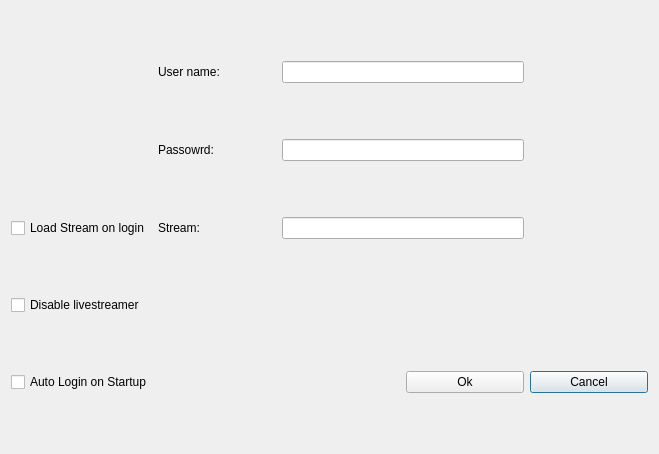
<?xml version="1.0" encoding="UTF-8"?>
<ui version="4.0">
 <class>Dialog</class>
 <widget class="QDialog" name="Dialog">
  <property name="enabled">
   <bool>true</bool>
  </property>
  <property name="geometry">
   <rect>
    <x>0</x>
    <y>0</y>
    <width>659</width>
    <height>454</height>
   </rect>
  </property>
  <property name="windowTitle">
   <string>Dialog</string>
  </property>
  <layout class="QHBoxLayout" name="horizontalLayout">
   <item>
    <layout class="QGridLayout" name="gridLayout">
     <property name="sizeConstraint">
      <enum>QLayout::SetNoConstraint</enum>
     </property>
     <property name="leftMargin">
      <number>0</number>
     </property>
     <property name="verticalSpacing">
      <number>6</number>
     </property>
     <item row="3" column="1">
      <widget class="QLabel" name="label_3">
       <property name="text">
        <string>Stream:</string>
       </property>
      </widget>
     </item>
     <item row="3" column="0">
      <widget class="QCheckBox" name="streamcheckBox">
       <property name="enabled">
        <bool>true</bool>
       </property>
       <property name="acceptDrops">
        <bool>false</bool>
       </property>
       <property name="text">
        <string>Load Stream on login</string>
       </property>
       <property name="checkable">
        <bool>true</bool>
       </property>
       <property name="tristate">
        <bool>false</bool>
       </property>
      </widget>
     </item>
     <item row="2" column="1">
      <widget class="QLabel" name="label_2">
       <property name="text">
        <string>Passowrd:</string>
       </property>
      </widget>
     </item>
     <item row="0" column="1">
      <widget class="QLabel" name="label">
       <property name="text">
        <string>User name:</string>
       </property>
      </widget>
     </item>
     <item row="7" column="4">
      <widget class="QPushButton" name="cancel">
       <property name="text">
        <string>Cancel</string>
       </property>
      </widget>
     </item>
     <item row="7" column="3">
      <widget class="QPushButton" name="apply_settings">
       <property name="text">
        <string>Ok</string>
       </property>
      </widget>
     </item>
     <item row="7" column="0">
      <widget class="QCheckBox" name="autoLogin">
       <property name="text">
        <string>Auto Login on Startup</string>
       </property>
      </widget>
     </item>
     <item row="3" column="2" colspan="2">
      <widget class="QLineEdit" name="stream">
       <property name="enabled">
        <bool>true</bool>
       </property>
       <property name="autoFillBackground">
        <bool>false</bool>
       </property>
       <property name="dragEnabled">
        <bool>true</bool>
       </property>
      </widget>
     </item>
     <item row="2" column="2" colspan="2">
      <widget class="QLineEdit" name="password">
       <property name="text">
        <string/>
       </property>
       <property name="echoMode">
        <enum>QLineEdit::Password</enum>
       </property>
      </widget>
     </item>
     <item row="0" column="2" colspan="2">
      <widget class="QLineEdit" name="username"/>
     </item>
     <item row="4" column="0">
      <widget class="QCheckBox" name="disableLiveStreamer">
       <property name="text">
        <string>Disable livestreamer</string>
       </property>
      </widget>
     </item>
    </layout>
   </item>
  </layout>
 </widget>
 <resources/>
 <connections/>
</ui>
